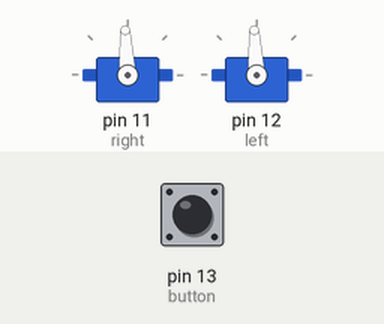
Bench run of a sketch on a simulated Arduino Uno, built with avr-gcc and run on an emulated ATmega328P. On the bench: 2 × servo. The inputs (shaded band) are chosen by the test bench; at power-on: pin 13 (button) LOW.

Above: at 1.2 s.
1.3 s: pin 13 (button) pulled HIGH for 0.15 s
At 2.8 s:
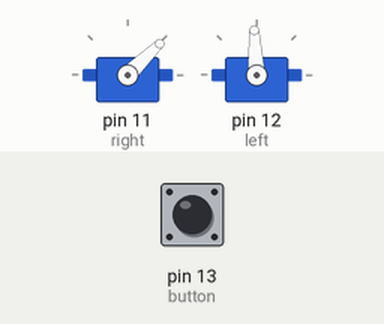
At 5.1 s:
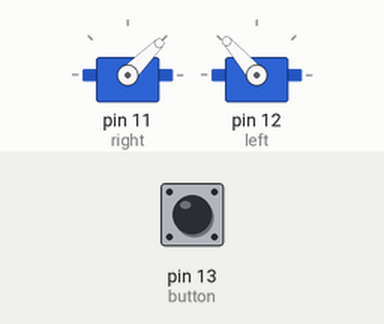
7.4 s: pin 13 (button) pulled HIGH for 3.2 s
At 7.41 s:
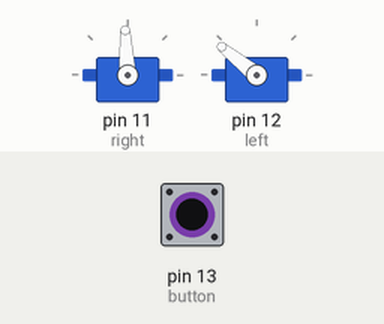
Timing chart, 0 to 18.7 s (numbered marks = the images above; inputs shaded):
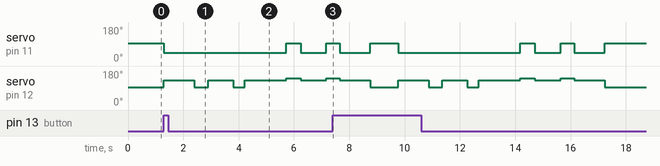

Measured:
- after the input at 1.3 s, servo on pin 11 (right): 93° → 45° at once, → 44° 1.1 s later, → 45° 0.50 s later, → 44° 0.90 s later, … (8 changes in this stretch); servo on pin 12 (left): 93° → 131° at once, → 93° 1.1 s later, → 131° 0.50 s later, → 93° 0.90 s later, … (8 changes in this stretch)

The sketch:

challenge4.ino
```cpp
#include<Servo.h> //using library
Servo right; //right servo
Servo left; //left servo.
int button = 13; //assigns 13 to button
int buttonState = 0; //makes the initial value for buttonState 0
void setup() {
right.attach(11); //attaching pin 3 to right Servo
left.attach(12); //attaching pin 12 to left Servo
pinMode(button, INPUT); //assigns button as a input
}
void loop() {
buttonState= digitalRead(button); //checking if switch is pressed or not
Serial.println(button);
if(buttonState == HIGH) //when switch is pressed
{
forward(); delay(1100); //goes forward
leftturn(); delay(500); //takes sharp left turn
forward(); delay(900); //goes forward
leftturn(); delay(410); //takes sharp turn left
forward(); delay(1500); //goes forward
rightturn(); delay(530); //takes a right turn
forward(); delay(930); //goes straight to the final point
rightturn(); delay(490); //takes a right turn
forward(); delay(1100); //goes straight to the final point
stopservo(); delay(1000); //comes to rest
}
else{
stopservo(); //robot waits for the switch to be pressed
}
}
void forward(){ //goes in a straight line
right.writeMicroseconds(1005);
left.writeMicroseconds(1890);
}

void leftturn(){ //takes a leftturn
right.writeMicroseconds(1000);
left.writeMicroseconds(1500);
}
/*void pickup(){ //makes a half circle to pick the object
right.writeMicroseconds(1135);
left.writeMicroseconds(1685);
}
void picked(){ //after picking the object it straightens itself
right.writeMicroseconds(1000);
left.writeMicroseconds(1000);
}*/
void rightturn(){ //takes a right turn to go to the last point
right.writeMicroseconds(1500);
left.writeMicroseconds(2000);
}
void stopservo(){ //servos stop moving
right.writeMicroseconds(1500);
left.writeMicroseconds(1500);
}
```
